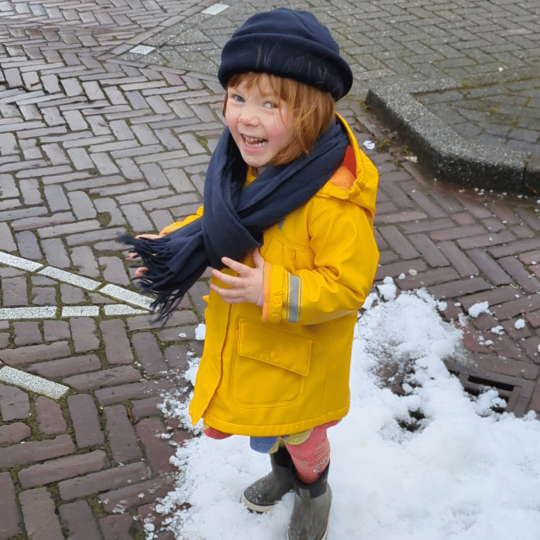
#> input picture notebooks/kluster/edda.png, 1080 x 1080 px (shown at 1/2 size)
$ jupyter execute --allow-errors kluster.ipynb
#> lines starting #> are read from the running program, lines starting #| are printed output that depends on the picture
[cell 1]
import math

import numpy as np
import cv2

from sklearn.cluster import KMeans
import matplotlib.pyplot as plt

image = cv2.imread('./edda.png')
#> image is the input picture: shape (1080, 1080, 3); mean B, G, R 117.8, 132.7, 141.8

[cell 2]
image_rgb = cv2.cvtColor(image, cv2.COLOR_BGR2RGB)

pixels = image_rgb.reshape(-1, 3)

num_clusters = 10
kmeans = KMeans(n_clusters=num_clusters)
kmeans.fit(pixels)

colors = kmeans.cluster_centers_

lables = kmeans.predict(pixels)

segmented_image = lables.reshape(image_rgb.shape[:2])
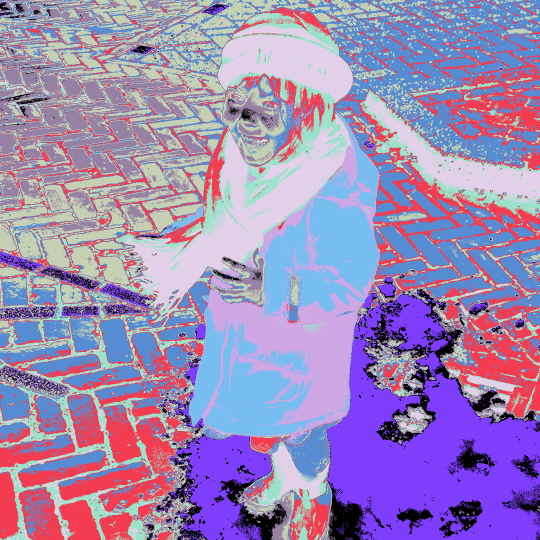
#> segmented_image: shape (1080, 1080) int32 (shown at 1/2 size); 10 distinct labels, from 0 to 9; one colour per label, 0 black

num_rows = math.ceil(num_clusters / 2)
# Plot the results
fig, axes = plt.subplots(num_rows, 2, figsize=(12, 24))

# Original Image
# axes[0].imshow(image_rgb)
# axes[0].set_title('Original Image')
# axes[0].axis('off')


for r in range(num_clusters):
    # Segmented Image by color clusters
    segmented_image_colored = np.zeros_like(image_rgb)
    # for i in range(num_clusters):
    segmented_image_colored[segmented_image == r] = colors[r]

    row = r % num_rows
    col = math.floor(r / num_rows)
    # print(r, col, row, axes.size)
    axes[row][col].imshow(segmented_image_colored)

    cv2.imwrite(f'./output/kmeans/edda_kmeans_r{row}_c{col}.png', cv2.cvtColor(segmented_image_colored, cv2.COLOR_RGB2BGR))
#> this loop made 10 passes
#> pass 1, `cv2.imwrite(f'./output/kmeans/edda_kmeans_r{row}_c{col}.png', cv2.cvtC..`:
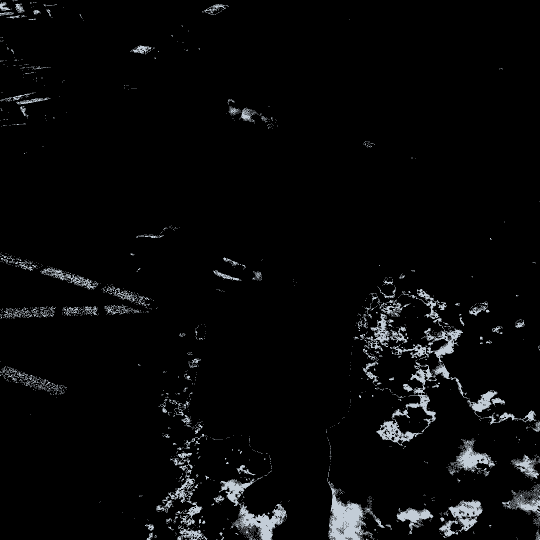
#> saved as edda_kmeans_r0_c0.png: shape (1080, 1080, 3) (shown at 1/2 size); mean B, G, R 8.6, 8.2, 7.8
#> pass 2, `cv2.imwrite(f'./output/kmeans/edda_kmeans_r{row}_c{col}.png', cv2.cvtC..`:
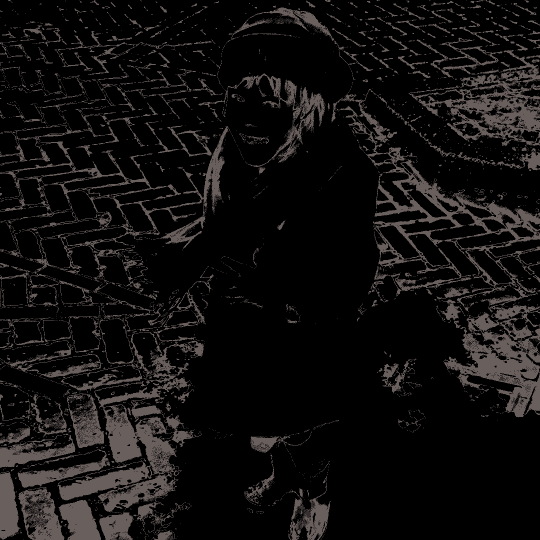
#> saved as edda_kmeans_r1_c0.png: shape (1080, 1080, 3) (shown at 1/2 size); mean B, G, R 15.1, 15.6, 17.1
#> after the loop:
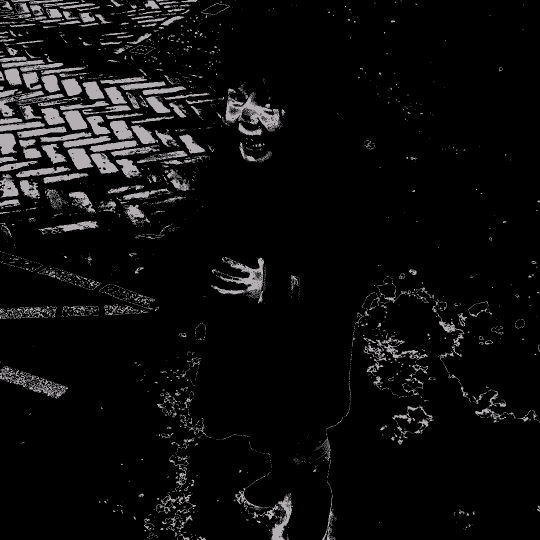
#> segmented_image_colored: shape (1080, 1080, 3) (shown at 1/2 size); mean R, G, B 13.1, 12.8, 13.1

    # axes[col][row].set_title(f'Segmented Image with {num_clusters} Color Groups')
    # axes[col][row].axis('off')

plt.show()
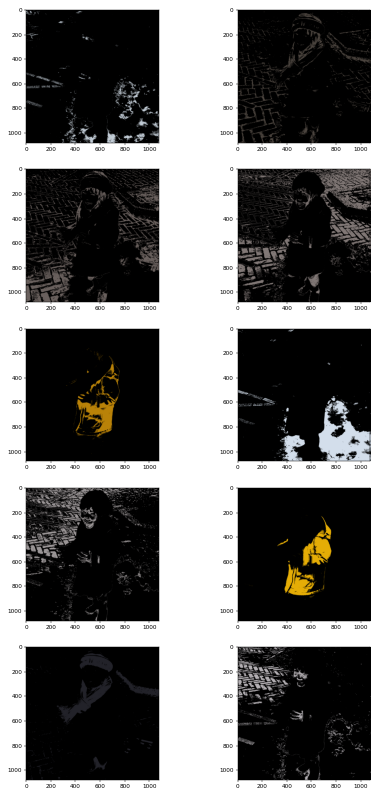
#> figure drawn by matplotlib, 10 panels

[cell 3]
from sklearn.cluster import AgglomerativeClustering

image_resized = cv2.resize(image, (256,256), interpolation=cv2.INTER_AREA)
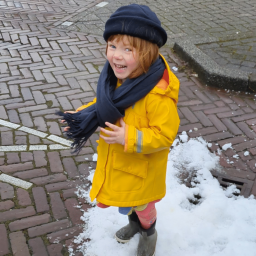
#> image_resized: shape (256, 256, 3); mean B, G, R 117.8, 132.7, 141.8
image_rgb = cv2.cvtColor(image_resized, cv2.COLOR_BGR2RGB)
#> image_rgb: shape (256, 256, 3)
pixels = image_rgb.reshape(-1, 3)
# Apply Agglomerative Clustering with Ward's method to find color groups
num_clusters = 10  # Set the number of color groups you want
ward_clustering = AgglomerativeClustering(n_clusters=num_clusters, linkage='ward')
#> (the rest of this cell did not finish here and is left out)
